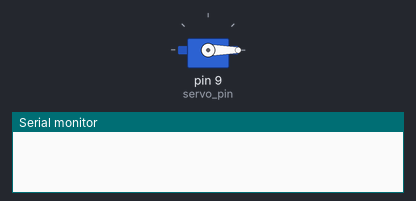
Bench run of a sketch on a simulated Arduino Uno, built with avr-gcc and run on an emulated ATmega328P. Parts: servo, the last lines printed to the serial monitor.

Above: at 0.1 s.
At 2.4 s:
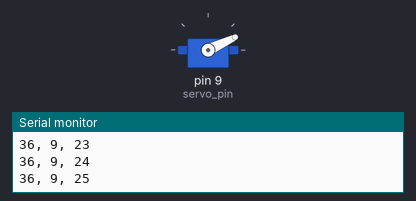
At 3.0 s:
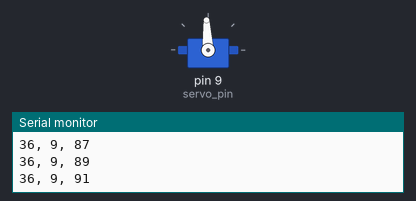
At 3.8 s:
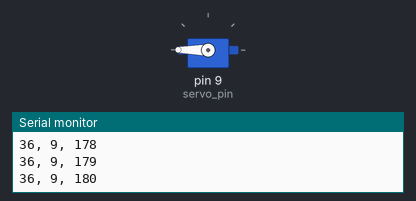
Timing chart, 0 to 5.3 s (numbered marks = the images above):
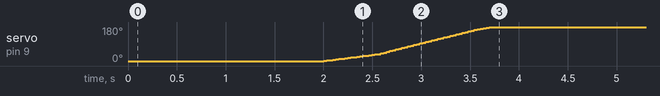

The sketch:

servo_smooth_1.ino
```cpp
#include <Servo.h>

Servo servo1;

// Servo pwm pin
int servo_pin = 9;

void servo_smooth(int final_angle, int smooth_percent_start, int smooth_percent_end, int dt)
{
  int start_smooth = (int)((smooth_percent_start/100.0)*final_angle);
  int end_smooth = (int)((smooth_percent_end/100.0)*final_angle);


  int pos = 0;

  while(pos!=final_angle)
  {
    if(pos<=start_smooth)
    {
      pos++;
    }
    else if(pos>=(final_angle-end_smooth))
    {
      pos++;
    }
    else
    {
      pos+=2;
    }


    servo1.write(pos);
    delay(dt);

    Serial.print(start_smooth);
    Serial.print(", ");
    Serial.print(end_smooth);
    Serial.print(", ");
    Serial.print(pos);
    Serial.println();

  }

}

void setup()
{
  Serial.begin(9600);
  servo1.attach(servo_pin);
  servo1.write(0);
  delay(2000);

  servo_smooth(180, 20.0, 5.0, 15);

}


void loop()
{

}
```
